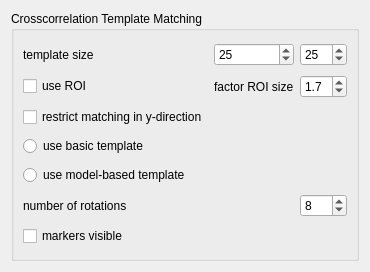
<?xml version="1.0" encoding="UTF-8"?>
<ui version="4.0">
 <class>CrosscorrelationFilterWidget</class>
 <widget class="QWidget" name="CrosscorrelationFilterWidget">
  <property name="geometry">
   <rect>
    <x>0</x>
    <y>0</y>
    <width>351</width>
    <height>272</height>
   </rect>
  </property>
  <property name="windowTitle">
   <string>Form</string>
  </property>
  <layout class="QVBoxLayout" name="verticalLayout">
   <item>
    <widget class="QGroupBox" name="groupBox">
     <property name="title">
      <string>Crosscorrelation Template Matching</string>
     </property>
     <layout class="QGridLayout" name="gridLayout">
      <item row="0" column="0">
       <widget class="QLabel" name="label_2">
        <property name="text">
         <string>template size</string>
        </property>
       </widget>
      </item>
      <item row="0" column="1">
       <widget class="QSpinBox" name="tplSizeX">
        <property name="minimum">
         <number>10</number>
        </property>
        <property name="maximum">
         <number>256</number>
        </property>
        <property name="value">
         <number>25</number>
        </property>
       </widget>
      </item>
      <item row="0" column="2">
       <widget class="QSpinBox" name="tplSizeY">
        <property name="minimum">
         <number>10</number>
        </property>
        <property name="maximum">
         <number>256</number>
        </property>
        <property name="value">
         <number>25</number>
        </property>
       </widget>
      </item>
      <item row="3" column="0">
       <widget class="QCheckBox" name="restrictY">
        <property name="enabled">
         <bool>true</bool>
        </property>
        <property name="text">
         <string>restrict matching in y-direction</string>
        </property>
        <property name="checked">
         <bool>false</bool>
        </property>
       </widget>
      </item>
      <item row="4" column="0">
       <widget class="QRadioButton" name="useBasicTpl">
        <property name="text">
         <string>use basic template</string>
        </property>
       </widget>
      </item>
      <item row="5" column="0">
       <widget class="QRadioButton" name="useModelBasedTpl">
        <property name="text">
         <string>use model-based template</string>
        </property>
       </widget>
      </item>
      <item row="6" column="0">
       <widget class="QLabel" name="label">
        <property name="text">
         <string>number of rotations</string>
        </property>
       </widget>
      </item>
      <item row="6" column="2">
       <widget class="QSpinBox" name="numberOfRotations">
        <property name="minimum">
         <number>1</number>
        </property>
        <property name="maximum">
         <number>360</number>
        </property>
        <property name="value">
         <number>8</number>
        </property>
       </widget>
      </item>
      <item row="7" column="0">
       <widget class="QCheckBox" name="markersVisible">
        <property name="text">
         <string>markers visible</string>
        </property>
        <property name="checked">
         <bool>false</bool>
        </property>
       </widget>
      </item>
      <item row="1" column="2">
       <widget class="QDoubleSpinBox" name="roiSize">
        <property name="decimals">
         <number>1</number>
        </property>
        <property name="minimum">
         <double>0.500000000000000</double>
        </property>
        <property name="maximum">
         <double>4.000000000000000</double>
        </property>
        <property name="singleStep">
         <double>0.100000000000000</double>
        </property>
        <property name="value">
         <double>1.700000000000000</double>
        </property>
       </widget>
      </item>
      <item row="1" column="1">
       <widget class="QLabel" name="label_3">
        <property name="text">
         <string>factor ROI size</string>
        </property>
       </widget>
      </item>
      <item row="1" column="0">
       <widget class="QCheckBox" name="useROI">
        <property name="text">
         <string>use ROI</string>
        </property>
        <property name="checked">
         <bool>false</bool>
        </property>
       </widget>
      </item>
     </layout>
    </widget>
   </item>
  </layout>
 </widget>
 <resources/>
 <connections/>
</ui>
